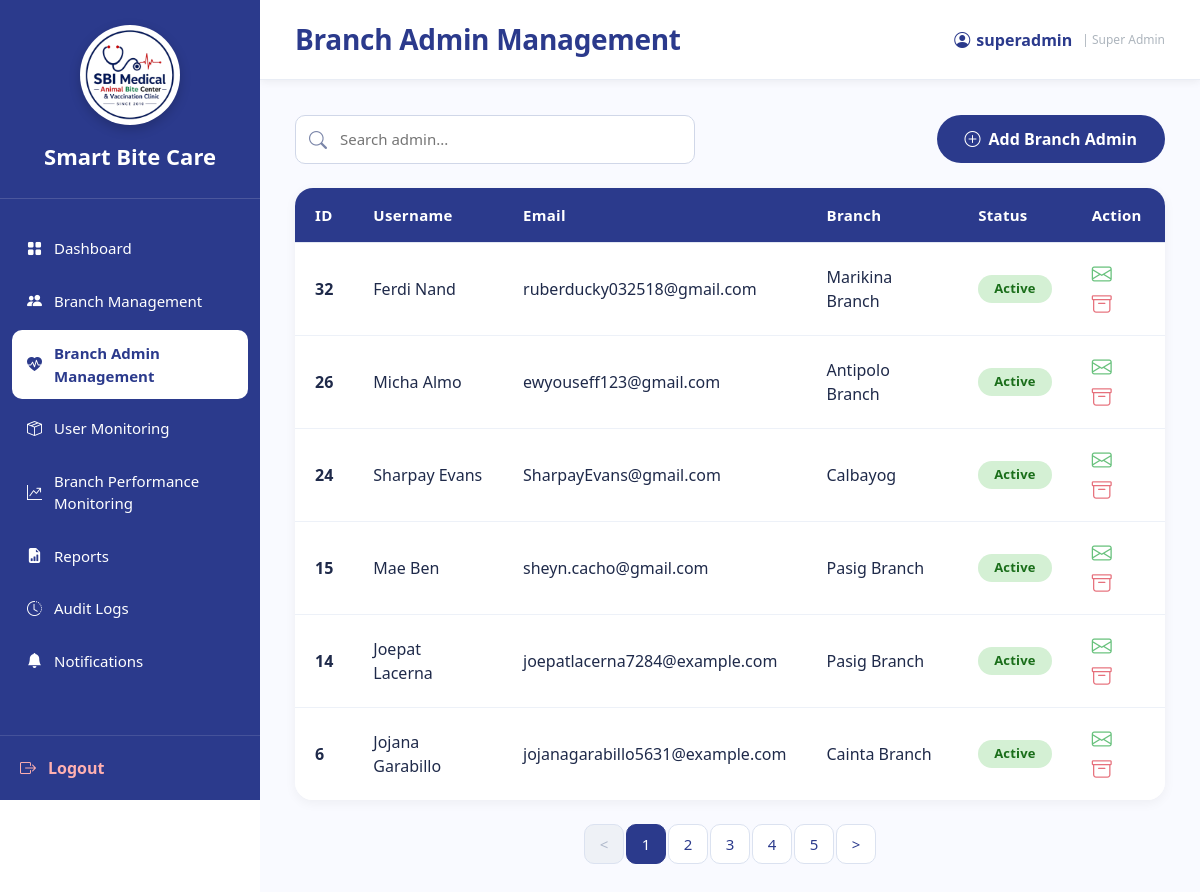
/SuperAdmin_BranchAdminManagement.php (signed in), run on the app's committed database.
### tables this page shows
CREATE TABLE `users` (
  `user_id` int(11) NOT NULL,
  `branch_id` varchar(10) DEFAULT NULL,
  `role_id` int(11) NOT NULL,
  `username` varchar(100) NOT NULL,
  `email` varchar(255) NOT NULL,
  `password` varchar(255) NOT NULL,
  `status` enum('Active','Inactive') DEFAULT 'Active',
  `created_at` timestamp NOT NULL DEFAULT current_timestamp(),
  `last_login` datetime DEFAULT NULL
);

CREATE TABLE `branches` (
  `branch_id` varchar(10) NOT NULL,
  `branch_name` varchar(150) NOT NULL,
  `branch_address` text DEFAULT NULL,
  `contact_number` varchar(30) DEFAULT NULL,
  `email` varchar(150) DEFAULT NULL,
  `status` enum('Active','Inactive') DEFAULT 'Active',
  `created_at` timestamp NOT NULL DEFAULT current_timestamp()
);

### SuperAdmin_BranchAdminManagement.php (the view, shortened to what this page needs)
<?php
require_once 'sources/db_connect.php';
$admins = [];
$search = isset($_GET['search']) ? trim($_GET['search']) : '';
$sql = "SELECT u.user_id, u.username, u.email, u.status, u.created_at,
        b.branch_id, b.branch_name
        FROM users u
        LEFT JOIN branches b ON u.branch_id = b.branch_id
        WHERE u.role_id = 2";
$sql .= " ORDER BY u.created_at DESC";
$stmt = $conn->prepare($sql);
$stmt->execute();
$result = $stmt->get_result();
while ($row = $result->fetch_assoc()) {
    $admins[] = $row;
}
?>
<!DOCTYPE html>
<html lang="en">
<head>
    <link href="https://cdn.jsdelivr.net/npm/bootstrap@5.3.3/dist/css/bootstrap.min.css" rel="stylesheet" />
    <link rel="stylesheet" href="https://cdn.jsdelivr.net/npm/bootstrap-icons@1.11.3/font/bootstrap-icons.min.css" />
    <link rel="stylesheet" href="sidebar.css" />
</head>
<body>
<div class="sidebar">
    <div class="logo-area">
        <div class="logo-frame">
            <img src="logo.png" alt="Smart Bite Care Logo" class="logo" />
        </div>
        <div class="system-name">Smart Bite Care</div>
    </div>
    <nav class="nav-menu">
        <ul>
            <li><a href="SuperAdmin_Dashboard.php"><i class="bi bi-grid-fill"></i><span>Dashboard</span></a></li>
            <li><a href="SuperAdmin_BranchManagement.php"><i class="bi bi-people-fill"></i><span>Branch Management</span></a></li>
            <li><a class="active" href="SuperAdmin_BranchAdminManagement.php"><i class="bi bi-heart-pulse-fill"></i><span>Branch Admin Management</span></a></li>
            <li><a href="SuperAdmin_UserMonitoring.php"><i class="bi bi-box-seam"></i><span>User Monitoring</span></a></li>
            <li><a href="SuperAdmin_BranchPerformanceMonitoring.php"><i class="bi bi-graph-up-arrow"></i><span>Branch Performance Monitoring</span></a></li>
            <li><a href="SuperAdmin_Reports.php"><i class="bi bi-file-earmark-bar-graph-fill"></i><span>Reports</span></a></li>
            <li><a href="SuperAdmin_AuditLogs.php"><i class="bi bi-clock-history"></i><span>Audit Logs</span></a></li>
            <li><a href="SuperAdmin_Notifications.php"><i class="bi bi-bell-fill"></i><span>Notifications</span></a></li>
        </ul>
    </nav>
    <div class="logout">
        <a href="logout.php"><i class="bi bi-box-arrow-right"></i><span>Logout</span></a>
    </div>
</div>
<div class="main">
    <div class="topbar">
        <h3>Branch Admin Management</h3>
        <div class="profile">
            <i class="bi bi-person-circle"></i>
            <?php echo htmlspecialchars($_SESSION['username'] ?? 'SUPER ADMIN'); ?>
            <span style="font-size:12px; color:#adb5bd; font-weight:400; margin-left:4px;">| Super Admin</span>
        </div>
    </div>
    <div class="content">
        <div class="toolbar">
            <form method="GET" action="SuperAdmin_BranchAdminManagement.php" class="search-wrap" style="flex: 1 1 280px; margin: 0;">
                <i class="bi bi-search"></i>
                <input type="text" name="search" placeholder="Search admin..." value="<?php echo htmlspecialchars($search); ?>" />
            </form>
            <button class="btn-add" data-bs-toggle="modal" data-bs-target="#addAdminModal">
                <i class="bi bi-plus-circle"></i> Add Branch Admin
            </button>
        </div>
        <div class="table-wrap">
            <table class="table table-hover align-middle">
                <thead>
                    <tr>
                        <th>ID</th>
                        <th>Username</th>
                        <th>Email</th>
                        <th>Branch</th>
                        <th>Status</th>
                        <th>Action</th>
                    </tr>
                </thead>
                <tbody>
                    <?php if (count($admins) > 0): ?>
                        <?php foreach ($admins as $admin): ?>
                            <tr>
                                <td><strong><?php echo htmlspecialchars($admin['user_id']); ?></strong></td>
                                <td><?php echo htmlspecialchars($admin['username']); ?></td>
                                <td><?php echo htmlspecialchars($admin['email']); ?></td>
                                <td><?php echo htmlspecialchars($admin['branch_name'] ?? 'N/A'); ?></td>
                                <td>
                                    <span class="status-badge <?php echo $admin['status'] === 'Inactive' ? 'inactive' : ''; ?>">
                                        <?php echo htmlspecialchars($admin['status']); ?>
                                    </span>
                                </td>
                                <td class="action-icons">
                                    <i class="bi bi-envelope text-success" title="Send Email"
                                       onclick="openEmailModal(<?php echo htmlspecialchars($admin['user_id']); ?>, '<?php echo htmlspecialchars($admin['username']); ?>', '<?php echo htmlspecialchars($admin['email']); ?>')"></i>
                                    <?php if ($admin['status'] !== 'Inactive'): ?>
                                        <i class="bi bi-archive text-danger" title="Archive Admin"
                                           onclick="archiveAdmin(<?php echo $admin['user_id']; ?>, '<?php echo htmlspecialchars($admin['username']); ?>')"></i>
                                    <?php else: ?>
                                        <i class="bi bi-archive" style="opacity: 0.3; cursor: not-allowed;" title="Admin already archived"></i>
                                    <?php endif; ?>
                                </td>
                            </tr>
                        <?php endforeach; ?>
                    <?php endif; ?>
                </tbody>
            </table>
        </div>
        <div class="pagination-wrap">
            <nav aria-label="Branch admin pagination">
                <ul class="pagination">
                    <li class="page-item disabled">
                        <a class="page-link" href="#" tabindex="-1" aria-disabled="true">&lt;</a>
                    </li>
                    <li class="page-item active"><a class="page-link" href="#">1</a></li>
                    <li class="page-item"><a class="page-link" href="#">2</a></li>
                    <li class="page-item"><a class="page-link" href="#">3</a></li>
                    <li class="page-item"><a class="page-link" href="#">4</a></li>
                    <li class="page-item"><a class="page-link" href="#">5</a></li>
                    <li class="page-item">
                        <a class="page-link" href="#">&gt;</a>
                    </li>
                </ul>
            </nav>
        </div>
    </div>
</div>
</body>
</html>

### sidebar.css (style rules this page uses)
:root { --primary:#2B3A8C; --accent:#F21D2F; --bg:#F2F2F2; --white:#fff; }
.sidebar { width:260px; height:100vh; height:100dvh; min-height:0; background:var(--primary); display:flex; flex-direction:column; color:white; position:fixed; left:0; top:0; overflow:hidden; z-index:1000; box-sizing:border-box; }
.sidebar * { box-sizing:border-box; }
.logo-area { padding:25px 20px; border-bottom:1px solid rgba(255,255,255,.15); text-align:center; flex-shrink:0; }
.logo { width: 90px; height: 90px; display: block; object-fit: contain; }
.logo-frame { width: 100px; height: 100px; margin: 0 auto; border-radius: 50%; background: #fff; display: flex; align-items: center; justify-content: center; overflow: hidden; box-shadow: 0 4px 12px rgba(0,0,0,.2); border: 3px solid rgba(255,255,255,.3); }
.system-name { margin-top:15px; font-size:22px; font-weight:700; }
.nav-menu { margin-top:20px; flex:1; min-height:0; padding-bottom:10px; overflow-x:hidden; overflow-y:auto; overscroll-behavior:contain; scrollbar-width:thin; scrollbar-color:rgba(255,255,255,.45) transparent; -webkit-overflow-scrolling:touch; }
.nav-menu ul { list-style:none; padding:0; margin:0; }
.nav-menu li { margin:6px 12px; }
.nav-menu a { color:white; text-decoration:none; display:flex; align-items:center; gap:12px; padding:12px 15px; border-radius:10px; transition:.25s; font-size:15px; }
.nav-menu a.active { background:white; color:var(--primary); font-weight:600; }
.logout { padding:20px; flex-shrink:0; border-top:1px solid rgba(255,255,255,.12); background:var(--primary); }
.logout a { color:#ffb0b0; text-decoration:none; display:flex; align-items:center; gap:12px; font-weight:600; }

### data on the page
users: user_id "32", username "Ferdi Nand", email "ruberducky032518@gmail.com", branch.branch_name "Marikina Branch", status "Active"
users: user_id "26", username "Micha Almo", email "ewyouseff123@gmail.com", branch.branch_name "Antipolo Branch", status "Active"
users: user_id "24", username "Sharpay Evans", email "SharpayEvans@gmail.com", branch.branch_name "Calbayog", status "Active"
users: user_id "15", username "Mae Ben", email "sheyn.cacho@gmail.com", branch.branch_name "Pasig Branch", status "Active"
users: user_id "14", username "Joepat Lacerna", email "joepatlacerna7284@example.com", branch.branch_name "Pasig Branch", status "Active"
users: user_id "6", username "Jojana Garabillo", email "jojanagarabillo5631@example.com", branch.branch_name "Cainta Branch", status "Active"

### other printed values
$_SESSION['username'] "superadmin"
